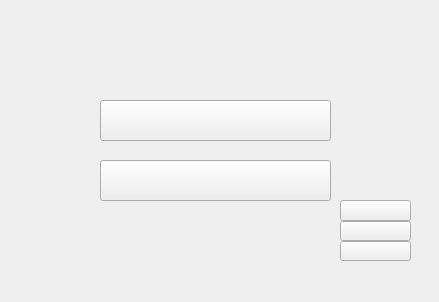
<?xml version="1.0" encoding="UTF-8"?>
<ui version="4.0">
 <class>Form</class>
 <widget class="QWidget" name="Form">
  <property name="geometry">
   <rect>
    <x>0</x>
    <y>0</y>
    <width>439</width>
    <height>302</height>
   </rect>
  </property>
  <property name="windowTitle">
   <string>Form</string>
  </property>
  <widget class="QLabel" name="label">
   <property name="geometry">
    <rect>
     <x>20</x>
     <y>10</y>
     <width>391</width>
     <height>281</height>
    </rect>
   </property>
   <property name="text">
    <string/>
   </property>
   <property name="pixmap">
    <pixmap>../../Downloads/Galerie.jpg</pixmap>
   </property>
  </widget>
  <widget class="QPushButton" name="pushButton">
   <property name="geometry">
    <rect>
     <x>340</x>
     <y>241</y>
     <width>71</width>
     <height>20</height>
    </rect>
   </property>
   <property name="text">
    <string/>
   </property>
   <property name="icon">
    <iconset>
     <normaloff>../../Pictures/bouton fuite 4.png</normaloff>../../Pictures/bouton fuite 4.png</iconset>
   </property>
   <property name="iconSize">
    <size>
     <width>75</width>
     <height>50</height>
    </size>
   </property>
  </widget>
  <widget class="QPushButton" name="pushButton_2">
   <property name="geometry">
    <rect>
     <x>340</x>
     <y>221</y>
     <width>71</width>
     <height>20</height>
    </rect>
   </property>
   <property name="text">
    <string/>
   </property>
   <property name="icon">
    <iconset>
     <normaloff>../../Pictures/bouton sac 3.png</normaloff>../../Pictures/bouton sac 3.png</iconset>
   </property>
   <property name="iconSize">
    <size>
     <width>75</width>
     <height>50</height>
    </size>
   </property>
  </widget>
  <widget class="QPushButton" name="pushButton_3">
   <property name="geometry">
    <rect>
     <x>340</x>
     <y>200</y>
     <width>71</width>
     <height>21</height>
    </rect>
   </property>
   <property name="text">
    <string/>
   </property>
   <property name="icon">
    <iconset>
     <normaloff>../../Pictures/bouton petit attaque .png</normaloff>../../Pictures/bouton petit attaque .png</iconset>
   </property>
   <property name="iconSize">
    <size>
     <width>75</width>
     <height>50</height>
    </size>
   </property>
  </widget>
  <widget class="QPushButton" name="pushButton_4">
   <property name="geometry">
    <rect>
     <x>100</x>
     <y>100</y>
     <width>231</width>
     <height>41</height>
    </rect>
   </property>
   <property name="text">
    <string/>
   </property>
   <property name="icon">
    <iconset>
     <normaloff>../../Pictures/bouton attaque spéciale 4.png</normaloff>../../Pictures/bouton attaque spéciale 4.png</iconset>
   </property>
   <property name="iconSize">
    <size>
     <width>230</width>
     <height>70</height>
    </size>
   </property>
  </widget>
  <widget class="QPushButton" name="pushButton_5">
   <property name="geometry">
    <rect>
     <x>100</x>
     <y>160</y>
     <width>231</width>
     <height>41</height>
    </rect>
   </property>
   <property name="text">
    <string/>
   </property>
   <property name="icon">
    <iconset>
     <normaloff>../../Pictures/bouton attaque neutre 4.png</normaloff>../../Pictures/bouton attaque neutre 4.png</iconset>
   </property>
   <property name="iconSize">
    <size>
     <width>230</width>
     <height>70</height>
    </size>
   </property>
  </widget>
 </widget>
 <resources/>
 <connections/>
</ui>
